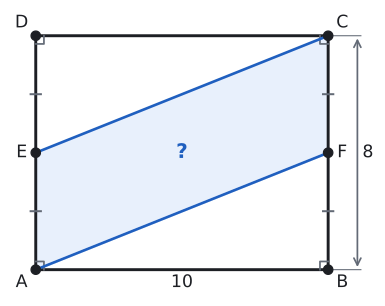

Write Python code to recreate this figure.
import sys; sys.path.insert(0, "tools")
from cizim import *

P = lambda x, y: np.array([float(x), float(y)])
uz = lambda U, V: round(float(np.linalg.norm(U - V)), 4)
def acisi(K, U, V):
    u, v = U - K, V - K
    return round(float(np.degrees(np.arccos(np.dot(u, v) / np.linalg.norm(u) / np.linalg.norm(v)))), 3)
def birim(U, V):
    t = (V - U) / np.linalg.norm(V - U); return t, np.array([-t[1], t[0]])
def ayak(Q, U, V):
    t, _ = birim(U, V); return U + np.dot(Q - U, t) * t
def yansit(Q, U, V):
    return 2 * ayak(Q, U, V) - Q
def kesisim(U1, V1, U2, V2):
    M = np.array([V1 - U1, U2 - V2]).T; s = np.linalg.solve(M, U2 - U1); return U1 + s[0] * (V1 - U1)
def cetik(U, V, n=1, renk=SOLUK, f=0.5):
    M = U + f * (V - U); t, m = birim(U, V)
    for i in range(n):
        c = M + (i - (n - 1) / 2) * 0.2 * S * t
        ax.plot(*zip(c - 0.22 * S * m, c + 0.22 * S * m), color=renk, lw=1.5)
def olcu(U, V, metin, d=0.5, renk=YAZI, fs=13, f=0.5):
    """[UV] üzerinde f oranındaki noktaya, U->V yönünün soluna d*S uzağa yazı (d < 0: sağına)."""
    M = U + f * (V - U); _, m = birim(U, V)
    ax.text(*(M + d * S * m), metin, ha="center", va="center", color=renk, fontsize=fs)
def dik_isareti(K, U, V, r=0.4):
    a_ = (U - K) / np.linalg.norm(U - K) * r * S; b_ = (V - K) / np.linalg.norm(V - K) * r * S
    ax.plot(*zip(K + a_, K + a_ + b_, K + b_), color=SOLUK, lw=1.3)
def harf(Q, metin, dx, dy, renk=YAZI, fs=13):
    ax.text(Q[0] + dx * S, Q[1] + dy * S, metin, ha="center", va="center", color=renk, fontsize=fs)
def cizgi(U, V, renk=YAZI, lw=2.2, ls="-"):
    ax.plot(*zip(U, V), color=renk, lw=lw, ls=ls)
def boya(noktalar, renk):
    ax.add_patch(patches.Polygon(noktalar, closed=True, facecolor=renk, edgecolor="none"))
def yay(K, U, V, r=0.8, renk=MAVI, n=1):
    for i in range(n): aci(ax, K, U, V, r=(r + 0.18 * i) * S, renk=renk)
def yay_yazi(K, U, V, metin, d=1.4, renk=MAVI, fs=12):
    """K köşesindeki U-K-V açısının ortasından d*S uzağa yazı."""
    u = (U - K) / np.linalg.norm(U - K); v = (V - K) / np.linalg.norm(V - K); o = (u + v) / np.linalg.norm(u + v)
    ax.text(*(K + d * S * o), metin, ha="center", va="center", color=renk, fontsize=fs)
def basla(xmin, xmax, ymin, ymax, en=5.5):
    global fig, ax
    fig, ax = sekil(en, en * (ymax - ymin) / (xmax - xmin))
    ax.set_aspect("equal"); ax.axis("off"); ax.set_xlim(xmin, xmax); ax.set_ylim(ymin, ymax)
def dortgen(A, B, C, D, dolgu=None):
    if dolgu: boya([A, B, C, D], dolgu)
    ax.plot(*zip(A, B, C, D, A), color=YAZI)
    for Q in (A, B, C, D): nokta(ax, *Q, "")
def koseler(A, B, C, D, d=0.55):
    O = (A + B + C + D) / 4
    for Q, ad in ((A, "A"), (B, "B"), (C, "C"), (D, "D")):
        y = (Q - O) / np.linalg.norm(Q - O); harf(Q, ad, d * np.sign(y[0]) * 1.1, d * np.sign(y[1]))
def dikdortgen(a, b):
    """A orijinde, [AB] yatay: A, B, C, D."""
    return P(0, 0), P(a, 0), P(a, b), P(0, b)
def dik_koseler(A, B, C, D, r=0.4):
    dik_isareti(A, B, D, r); dik_isareti(B, C, A, r); dik_isareti(C, D, B, r); dik_isareti(D, A, C, r)
def cerceve(noktalar, kenar=1.2):
    xs = [q[0] for q in noktalar]; ys = [q[1] for q in noktalar]
    return min(xs) - kenar * S, max(xs) + kenar * S, min(ys) - kenar * S, max(ys) + kenar * S
def alan(noktalar, metin, renk=YAZI, dx=0, dy=0, fs=13):
    """Çokgenin köşelerinin ortalamasına kalın yazı."""
    O = sum(noktalar) / len(noktalar)
    ax.text(O[0] + dx * S, O[1] + dy * S, metin, ha="center", va="center", color=renk, fontsize=fs, fontweight="bold")
def alan_hesap(*Q):
    return round(abs(sum(Q[i][0] * Q[(i + 1) % len(Q)][1] - Q[(i + 1) % len(Q)][0] * Q[i][1] for i in range(len(Q)))) / 2, 4)

# Kendini dene 3: |AB| = 10, |BC| = 8; E ve F orta noktalar. A(AFCE) = 40.
A, B, C, D = dikdortgen(10, 8); E = (A + D) / 2; F = (B + C) / 2
S = 0.8
print("AFCE", alan_hesap(A, F, C, E))
x0, x1, y0, y1 = cerceve([A, B, C, D], 1.2)
basla(x0, x1 + 0.9 * S, y0, y1, en=5.0)
boya([A, F, C, E], MAVI_ACIK)
dortgen(A, B, C, D); koseler(A, B, C, D); dik_koseler(A, B, C, D, 0.35)
cizgi(A, F, MAVI, 2.0); cizgi(E, C, MAVI, 2.0)
for Q, ad, dx in ((E, "E", -0.6), (F, "F", 0.6)): nokta(ax, *Q, ""); harf(Q, ad, dx, 0)
cetik(A, E, 1); cetik(E, D, 1); cetik(B, F, 1); cetik(F, C, 1)
olcu(A, B, "10", -0.55); # BC = 8: dışarıda ölçü oku (F yazısıyla karışmasın)
xo = B[0] + 1.25 * S
ax.annotate("", xy=(xo, C[1]), xytext=(xo, B[1]), arrowprops=dict(arrowstyle="<->", color=SOLUK, lw=1.3))
for Q in (B, C): ax.plot([Q[0] + 0.15 * S, xo + 0.15 * S], [Q[1], Q[1]], color=SOLUK, lw=0.8)
ax.text(xo + 0.45 * S, (B[1] + C[1]) / 2, "8", ha="center", va="center", color=YAZI, fontsize=13)
alan([A, F, C, E], "?", MAVI, fs=15)
kaydet(fig, __file__)
